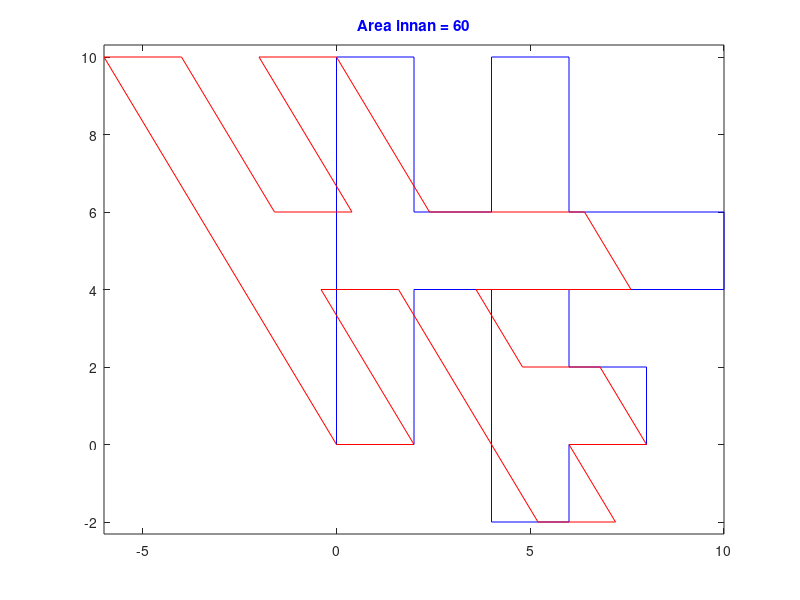

This chart was generated by the following MATLAB code: (Note: this script raises an error after producing the figure.)
%Determinant
clear
close all

%Definera matrisen
startmatris=[0 2 2 4 4 6 6 8 8 6 6 10 10 6 6 4 4 2 2 0 0 ; % Ser ut som ett H med ett F i sig
             0 0 4 4 -2 -2 0 0 2 2 4 4 6 6 10 10 6 6 10 10 0 ];

%Definera x och y värden
xpos = startmatris(1,:); %Rad 1 = x värden
ypos = startmatris(2,:); %Rad 2 = y värden

%% Determinat genom Skjuvning
% Definiera hur mycket matrisen ska skjutas i x-led
a = -0.6;

%Definera avbildnings matrisen
xs = xpos + ypos * a;
% ys = ypos;

% Area av startmatrisen
area_startmatris = abs(polyarea(xpos,ypos));

% Area av avbildningsmatrisen
area_avbildning = abs(polyarea(xs,ypos));

%Plot startmatrisen och avbidlingmatrisen
figure(1)
plot(xpos,ypos,'-b',xs,ypos,'-r')
axis equal;
title(['\color{blue}Area innan = ' num2str(area_startmatris)]); %num2str gör som dess namn säger
subtitle(['\color{red}Area efter = ' num2str(area_avbildning)]);
legend('Innan', 'Efter')
